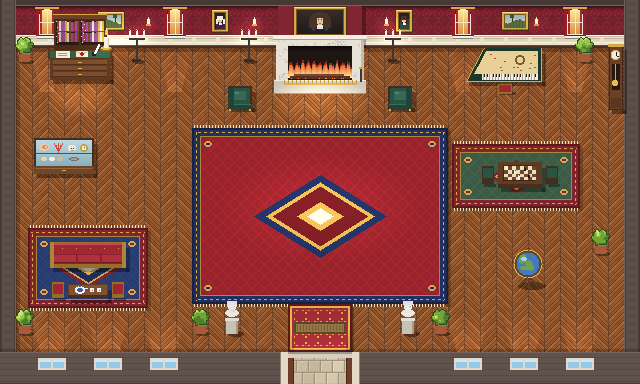

The Python source for this figure:
#!/usr/bin/env python3
# Innenraum Historischer Salon: 40 x 24 Kacheln a 16 px, Topdown, gleiche Bausteine wie die anderen Raeume.
# Aufruf: python3 innen/salon.py
# Ausgabe: salon.png, salon_2x.png, salon_kollision.png, salon.json und salon_daten.js

import json, math, os, random, sys

HERE = os.path.dirname(os.path.abspath(__file__))
sys.path.insert(0, HERE)
sys.path.insert(0, os.path.join(HERE, "..", "welt"))
import generator as G  # noqa: E402
import observatorium as O  # noqa: E402  (Moebel und Wandbausteine)

T = 16
W, H = 40, 24
PW, PH = W * T, H * T
cv = G.Canvas(PW, PH)
G.cv = O.cv = cv
h2, mul, jit, lerp = G.h2, G.mul, G.jit, G.lerp
DARK = G.DARK

# ---------------------------------------------------------------- Raster
# '#' Boden, 'X' Wand/Moebel, 'A' Ausgang, 'S' Eintrittsstelle, 'I' Interaktionsflaeche
grid = [["#"] * W for _ in range(H)]

def fill(x0, y0, x1, y1, t):
    for y in range(y0, y1 + 1):
        for x in range(x0, x1 + 1):
            grid[y][x] = t

fill(0, 0, W - 1, 2, "X")
fill(0, 0, 0, H - 1, "X")
fill(W - 1, 0, W - 1, H - 1, "X")
fill(0, 22, W - 1, H - 1, "X")
fill(18, 22, 21, 22, "A")
fill(18, 20, 21, 20, "S")

# Interaktionspunkte: Objekt (blockiert) und freie Flaeche davor (begehbar, 'I').
# sekretaer: Brief der Akademie mit dem Analyseauftrag, hier wird auch geschrieben (markiert, leuchtet zuerst)
# kamin: hier erscheint der Geist des Philosophen und gibt Rueckmeldung
INTERAKTIONEN = [
    {"id": "sekretaer", "objekt": (3, 3, 6, 4), "flaeche": (3, 5, 6, 6), "markiert": True},
    {"id": "kamin", "objekt": (17, 3, 22, 5), "flaeche": (18, 6, 21, 6), "markiert": False},
]
# Fusspunkt des Geistes vor dem Kamin (Kachelkoordinaten, x zwischen zwei Kacheln)
GEIST = {"x": 19.5, "y": 5}

objs = []

def block(x0, y0, w, h, fn):
    for y in range(y0, y0 + h):
        for x in range(x0, x0 + w):
            assert grid[y][x] == "#", ("belegt", x, y)
            grid[y][x] = "X"
    objs.append(((y0 + h) * T, fn))

def mk(f, *a):
    return lambda: f(*a)

# ---------------------------------------------------------------- Boden: Fischgraetparkett
def herringbone(x, y):
    """Fischgraet: Staebe 16 x 4 px, abwechselnd nach rechts und links geneigt."""
    col = x // 16
    ly = (y + (x % 16) * (1 if col % 2 == 0 else -1)) % 64
    k = ly // 4
    base = [(150, 92, 52), (136, 82, 46), (162, 102, 58), (144, 88, 50)][(k + col * 3) % 4]
    c = jit(base, (h2(x // 3, k + col * 17, 31) - 0.5) * 10)
    if ly % 4 == 3:
        return mul(base, 0.7)
    if x % 16 == 0:
        return mul(base, 0.76)
    if ly % 4 == 0:
        c = mul(c, 1.08)
    return c

def floor_pass():
    b = cv.b
    for y in range(PH):
        for x in range(PW):
            c = herringbone(x, y)
            i = (y * PW + x) * 3
            b[i] = c[0]; b[i + 1] = c[1]; b[i + 2] = c[2]

def pool(cx, cy, rx, ry, f):
    for py in range(int(cy - ry), int(cy + ry) + 1):
        for px in range(int(cx - rx), int(cx + rx) + 1):
            d = ((px - cx) / rx) ** 2 + ((py - cy) / ry) ** 2
            if d < 1:
                cv.shade(px, py, 1 + (f - 1) * (1 - d) ** 1.5)

# ---------------------------------------------------------------- Teppiche
def persian(x, y, w, h, feld=(150, 36, 44), rand=(34, 48, 96), gold=(214, 170, 80)):
    """Orientteppich mit Bordueren, Mittelmedaillon und Fransen an den Schmalseiten."""
    cv.shade_rect(x + 3, y + 3, w, h, 0.8)
    for fx in range(x + 2, x + w - 2, 3):
        cv.rect(fx, y - 3, 1, 3, (236, 226, 200))
        cv.rect(fx, y + h, 1, 3, (236, 226, 200))
    cv.rect(x, y, w, h, mul(rand, 0.7))
    cv.rect(x + 2, y + 2, w - 4, h - 4, rand)
    for px in range(x + 3, x + w - 3):
        for py in (y + 4, y + h - 5):
            if (px // 3) % 2 == 0:
                cv.set(px, py, gold)
    for py in range(y + 3, y + h - 3):
        for px in (x + 4, x + w - 5):
            if (py // 3) % 2 == 0:
                cv.set(px, py, gold)
    cv.rect(x + 8, y + 8, w - 16, h - 16, mul(gold, 0.8))
    cv.rect(x + 9, y + 9, w - 18, h - 18, feld)
    cx, cy = x + w / 2, y + h / 2
    for py in range(y + 10, y + h - 10):
        for px in range(x + 10, x + w - 10):
            if (px + py) % 12 == 0 or (px - py) % 12 == 0:
                cv.set(px, py, mul(feld, 1.18))
    rx, ry = min(w, h * 1.6) * 0.26, min(h, w / 1.6) * 0.26
    for py in range(int(cy - ry) - 1, int(cy + ry) + 2):
        for px in range(int(cx - rx) - 1, int(cx + rx) + 2):
            d = abs(px - cx) / rx + abs(py - cy) / ry
            if d < 1:
                c = rand if d > 0.82 else (gold if d > 0.72 else (mul(feld, 0.78) if d > 0.35 else gold))
                if d < 0.2:
                    c = (236, 226, 200)
                cv.set(px, py, c)
    for sx, sy in ((1, 1), (-1, 1), (1, -1), (-1, -1)):
        ex, ey = cx + sx * (w / 2 - 16), cy + sy * (h / 2 - 16)
        cv.ellipse(ex, ey, 4, 3, gold)
        cv.ellipse(ex, ey, 2, 1.5, rand)

# ---------------------------------------------------------------- Waende
DAMAST = (118, 34, 46)
PANEEL = (236, 226, 204)

def damask_wall(x, y, w, h):
    """Rote Seidentapete mit Rautenmuster, darunter weisse Wandvertaefelung."""
    for py in range(y, y + h):
        for px in range(x, x + w):
            u, v = px % 12, (py - y) % 14
            d = abs(u - 6) / 6 + abs(v - 7) / 7
            c = mul(DAMAST, 0.95 + G.vnoise(px, py, 6, 40) * 0.08)
            if 0.78 < d < 0.92 or (d < 0.25 and (u + v) % 2 == 0):
                c = mul(DAMAST, 1.28)
            cv.set(px, py, c)
    for i, f in enumerate((0.5, 0.66, 0.8, 0.9)):
        cv.shade_rect(x, y + i, w, 1, f)

def gilt_frame(x, y, w, h, inner=None):
    cv.rect(x - 1, y - 1, w + 2, h + 2, (70, 48, 20))
    cv.rect(x, y, w, h, (214, 170, 72))
    cv.rect(x, y, w, 1, (250, 222, 130))
    cv.rect(x, y + h - 1, w, 1, (150, 110, 40))
    cv.rect(x + 2, y + 2, w - 4, h - 4, (120, 86, 30))
    if inner:
        cv.rect(x + 3, y + 3, w - 6, h - 6, inner)

def landscape(x, y, w, h, seed):
    """Kleines Oelbild: Himmel, Huegel, ein Baum."""
    gilt_frame(x, y, w, h)
    ix, iy, iw, ih = x + 3, y + 3, w - 6, h - 6
    for py in range(iy, iy + ih):
        t = (py - iy) / ih
        cv.rect(ix, py, iw, 1, lerp((150, 180, 196), (228, 206, 150), t))
    rng = random.Random(seed)
    base = iy + ih * 0.55
    for px in range(ix, ix + iw):
        top = int(base + math.sin(px * 0.25 + seed) * 2 + rng.random())
        cv.rect(px, top, 1, iy + ih - top, (86, 110, 64) if px % 3 else (74, 96, 56))
    tx = ix + 3 + rng.randint(0, max(1, iw - 8))
    cv.rect(tx + 1, int(base) - 3, 1, 4, (70, 50, 34))
    cv.ellipse(tx + 1, int(base) - 5, 2.5, 2.5, (60, 84, 50))

def small_portrait(x, y, w, h, coat, hair):
    gilt_frame(x, y, w, h, (40, 32, 30))
    cx = x + w // 2
    cv.rect(cx - 4, y + h - 8, 9, 5, coat)
    cv.rect(cx - 1, y + h - 9, 3, 2, (236, 232, 222))
    cv.ellipse(cx, y + h - 12, 2.5, 3, (226, 190, 160))
    cv.ellipse(cx, y + h - 14, 3.5, 2.5, hair)
    cv.rect(cx - 4, y + h - 13, 2, 5, hair)
    cv.rect(cx + 3, y + h - 13, 2, 5, hair)

def sconce(cx, cy):
    O.glow(cx, cy, 20, 1.25)
    cv.rect(cx - 2, cy + 2, 5, 2, (200, 160, 60))
    cv.rect(cx - 1, cy - 3, 3, 5, (246, 240, 224))
    cv.set(cx, cy - 5, (255, 214, 90))
    cv.set(cx, cy - 4, (255, 240, 170))

def back_wall():
    hh = 3 * T
    cv.rect(0, 0, PW, 6, O.CAP)
    cv.rect(0, 5, PW, 1, O.CAP_L)
    damask_wall(0, 6, PW, hh - 6)
    # Vertaefelung unten mit Feldern
    py0 = hh - 13
    cv.rect(0, py0, PW, 10, PANEEL)
    cv.rect(0, py0, PW, 1, (252, 246, 232))
    cv.rect(0, py0 + 1, PW, 1, (200, 188, 164))
    for px in range(4, PW - 8, 24):
        cv.rect(px, py0 + 3, 20, 5, (226, 214, 188))
        cv.rect(px, py0 + 3, 20, 1, (196, 182, 156))
        cv.rect(px, py0 + 7, 20, 1, (250, 244, 228))
    # Fenster mit roten Vorhaengen wie an der Fassade, dazwischen Bilder und Wandleuchter
    fenster = [2 * T + 8, 10 * T + 8, 28 * T + 8, 35 * T + 8]
    for fx in fenster:
        G.window(fx, 10, 14, 24, "lit", arch=True, curtain=(170, 40, 50))
        cv.rect(fx - 4, 8, 3, 28, (150, 30, 42))
        cv.rect(fx + 15, 8, 3, 28, (150, 30, 42))
        cv.rect(fx - 5, 7, 24, 2, (214, 170, 72))
    landscape(6 * T + 2, 12, 26, 18, 3)
    small_portrait(13 * T + 4, 10, 16, 22, (60, 40, 70), (240, 236, 228))
    small_portrait(25 * T - 4, 10, 16, 22, (40, 70, 60), (70, 50, 40))
    landscape(31 * T + 6, 12, 26, 18, 7)
    for sx in (9 * T + 4, 16 * T - 2, 24 * T + 2, 33 * T + 8):
        sconce(sx, 22)
    cv.rect(0, hh - 3, PW, 3, (74, 46, 30))
    cv.rect(0, hh - 3, PW, 1, (110, 72, 44))
    cv.shade_rect(0, hh, PW, 4, 0.78)
    for fx in fenster:
        O.light_pool(fx, fx + 14, hh + 44, 44)

# ---------------------------------------------------------------- Kamin mit grossem Portraet
def fireplace():
    """Kaminvorsprung in der Rueckwand, grosses Portraet darueber, Feuerstelle auf dem Boden."""
    x0, x1 = 17 * T, 23 * T
    # Kaminvorsprung (etwas heller, wirft Schatten)
    cv.rect(x0 + 6, 6, x1 - x0 - 12, 3 * T - 6, mul(DAMAST, 1.1))
    cv.shade_rect(x1 - 6, 8, 4, 3 * T - 8, 0.7)
    # grosses Portraet: dunkler Grund, Gelehrter mit Allongeperuecke
    px, py, pw, ph = 18 * T + 6, 7, 4 * T - 12, 30
    gilt_frame(px, py, pw, ph, (34, 28, 30))
    for yy in range(py + 3, py + ph - 3):
        t = (yy - py) / ph
        cv.rect(px + 3, yy, pw - 6, 1, lerp((58, 46, 42), (26, 22, 24), t))
    cx = px + pw // 2
    cv.rect(cx - 12, py + ph - 11, 24, 8, (30, 30, 40))          # dunkler Rock
    cv.rect(cx - 12, py + ph - 11, 24, 1, (60, 60, 76))
    cv.rect(cx - 3, py + ph - 12, 6, 4, (236, 232, 222))          # Halsbinde
    cv.ellipse(cx, py + 13, 4, 5, (226, 190, 160))                # Gesicht
    cv.set(cx - 2, py + 12, (60, 40, 30)); cv.set(cx + 1, py + 12, (60, 40, 30))
    cv.rect(cx - 1, py + 16, 2, 1, (170, 110, 90))
    for dx, ry in ((-6, 9), (6, 9), (-8, 7), (8, 7)):             # Locken der Peruecke
        cv.ellipse(cx + dx, py + 15, 3, ry, (70, 52, 40))
    cv.ellipse(cx, py + 8, 6, 3, (70, 52, 40))
    cv.set(cx - 3, py + 7, (110, 84, 62))
    # Kaminsims aus Marmor
    mx0, mx1, my = x0 + 4, x1 - 4, 2 * T + 6
    cv.rect(mx0 - 3, my - 3, mx1 - mx0 + 6, 5, (246, 240, 228))
    cv.rect(mx0 - 3, my + 1, mx1 - mx0 + 6, 1, (170, 160, 146))
    cv.rect(mx0, my + 2, mx1 - mx0, 5 * T - my - 2, (232, 226, 214))
    for yy in range(my + 2, 5 * T):
        for xx in range(mx0, mx1):
            if G.vnoise(xx, yy, 5, 17) > 0.62 and h2(xx, yy, 3) < 0.4:
                cv.set(xx, yy, (200, 196, 190))
    cv.rect(mx1 - 3, my + 2, 3, 5 * T - my - 2, (196, 188, 174))
    # Feueroeffnung mit Glut und Flammen
    ox0, ox1, oy0, oy1 = mx0 + 12, mx1 - 12, my + 8, 5 * T
    cv.rect(ox0, oy0, ox1 - ox0, oy1 - oy0, (30, 22, 20))
    for yy in range(oy0, oy0 + 6):
        cv.rect(ox0, yy, ox1 - ox0, 1, lerp((16, 12, 12), (30, 22, 20), (yy - oy0) / 6))
    for k in range(ox1 - ox0):
        hgt = int(8 + 7 * abs(math.sin(k * 0.55)) + h2(k, 1, 44) * 4)
        for j in range(hgt):
            t = j / hgt
            c = lerp((255, 236, 150), (220, 70, 30), t)
            if t > 0.8:
                c = (150, 40, 24)
            cv.set(ox0 + k, oy1 - 3 - j, c)
    cv.rect(ox0 + 2, oy1 - 4, ox1 - ox0 - 4, 3, (90, 50, 36))       # Holzscheite
    cv.rect(ox0 + 6, oy1 - 6, ox1 - ox0 - 14, 2, (120, 70, 44))
    for k in range(10):
        cv.set(ox0 + 3 + int(h2(k, 2, 45) * (ox1 - ox0 - 6)), oy1 - 2, (255, 150, 60))
    # Herdplatte, Messinggitter und Feuerschein
    cv.rect(x0 + 2, 5 * T, x1 - x0 - 4, T - 2, (206, 198, 186))
    cv.rect(x0 + 2, 5 * T, x1 - x0 - 4, 1, (240, 236, 226))
    cv.rect(x0 + 2, 6 * T - 3, x1 - x0 - 4, 1, (150, 142, 130))
    cv.rect(ox0 - 4, 5 * T + 3, ox1 - ox0 + 8, 2, (214, 170, 72))
    for xx in range(ox0 - 4, ox1 + 5, 4):
        cv.rect(xx, 5 * T, 1, 4, (190, 150, 60))
    cv.rect(ox1 + 8, 5 * T - 12, 2, 14, (60, 54, 54))                 # Schuerhaken
    cv.rect(ox1 + 7, 5 * T - 13, 4, 2, (214, 170, 72))
    pool((ox0 + ox1) / 2, 6 * T + 6, 58, 28, 1.3)

# ---------------------------------------------------------------- Moebel
def wing_chair(tx, ty, facing):
    """Ohrensessel, schraeg zum Kamin gedreht (facing -1: nach links oben, 1: nach rechts oben)."""
    x, y = tx * T + 2, ty * T + 2
    O.shadow_box(x + 2, y + 4, 24, 22)
    cv.rect(x + 2, y + 4, 24, 24, (70, 44, 28))
    cv.rect(x + 4, y + 6, 20, 18, (40, 84, 70))
    cv.rect(x + 3, y + 22, 22, 6, (32, 68, 56))
    cv.rect(x + 3, y + 22, 22, 1, (60, 110, 92))
    side = x + 2 if facing > 0 else x + 20
    cv.rect(side, y + 6, 6, 18, (32, 68, 56))
    cv.rect(x + 8, y + 9, 12, 9, (54, 104, 86))
    cv.rect(x + 9, y + 10, 4, 2, (80, 132, 112))
    for lx in (x + 3, x + 23):
        cv.rect(lx, y + 27, 2, 2, (214, 170, 72))

def settee_group(tx, ty):
    """Kanapee mit Teetisch und zwei Stuehlen: Tee kam um 1660 in Londoner Salons in Mode."""
    x, y = tx * T, ty * T
    # Kanapee
    O.shadow_box(x + 2, y + 2, 5 * T - 4, 26)
    cv.rect(x + 2, y + 2, 5 * T - 4, 26, (150, 110, 40))
    cv.rect(x + 4, y + 4, 5 * T - 8, 10, (160, 40, 52))
    cv.rect(x + 4, y + 4, 5 * T - 8, 1, (200, 70, 80))
    for px in range(x + 14, x + 5 * T - 8, 14):
        cv.set(px, y + 8, (214, 170, 72))
    cv.rect(x + 4, y + 14, 5 * T - 8, 10, (140, 32, 44))
    for k in range(3):
        cv.rect(x + 6 + k * 24, y + 15, 22, 8, (176, 48, 60))
        cv.rect(x + 6 + k * 24, y + 22, 22, 1, (110, 24, 34))
    cv.rect(x + 2, y + 2, 4, 26, (176, 132, 56))
    cv.rect(x + 5 * T - 6, y + 2, 4, 26, (176, 132, 56))
    # Teetisch mit Service
    t0 = y + 3 * T - 4
    O.shadow_box(x + 20, t0, 40, 16)
    cv.rect(x + 20, t0, 40, 14, (96, 60, 36))
    cv.rect(x + 21, t0 + 1, 38, 10, (128, 82, 48))
    cv.rect(x + 20, t0 + 11, 40, 3, (74, 46, 28))
    cv.ellipse(x + 32, t0 + 6, 5, 4, (240, 242, 248))                # Teekanne blau-weiss
    cv.ellipse(x + 32, t0 + 6, 3, 2, (60, 90, 170))
    cv.rect(x + 37, t0 + 4, 3, 1, (240, 242, 248))
    cv.rect(x + 31, t0 + 1, 2, 2, (60, 90, 170))
    for dx in (44, 51):
        cv.ellipse(x + dx, t0 + 6, 2.5, 2, (240, 242, 248))
        cv.set(x + dx, t0 + 6, (140, 90, 50))
    # Stuehle links und rechts
    for sx in (x + 4, x + 5 * T - 16):
        cv.shade_rect(sx + 2, t0 + 14, 12, 3, 0.66)
        cv.rect(sx, t0 - 2, 12, 16, (150, 110, 40))
        cv.rect(sx + 1, t0, 10, 10, (160, 40, 52))

def harpsichord(tx, ty):
    """Cembalo von oben: Fluegelform, geoeffneter Deckel mit bemaltem Resonanzboden, Hocker davor."""
    x, y = tx * T + 2, ty * T
    w, h = 5 * T - 4, 2 * T + 2
    O.shadow_box(x, y, w, h)
    for py in range(y, y + h):
        # Fluegelform: rechts laenger, links verjuengt
        t = (py - y) / h
        left = x + int((1 - t) * 18)
        cv.rect(left, py, x + w - left, 1, (26, 56, 44))
        cv.set(left, py, (214, 170, 72))
    cv.rect(x, y + h - 1, w, 1, (214, 170, 72))
    cv.rect(x + w - 1, y, 1, h, (214, 170, 72))
    for py in range(y + 3, y + h - 8):
        t = (py - y) / h
        left = x + int((1 - t) * 18) + 4
        cv.rect(left, py, x + w - 4 - left, 1, (232, 208, 150))
    rng = random.Random(21)
    for _ in range(14):
        fx, fy = x + 24 + rng.randint(0, w - 32), y + 6 + rng.randint(0, h - 18)
        cv.set(fx, fy, (190, 60, 70)); cv.set(fx + 1, fy, (90, 140, 80))
    cv.ellipse(x + w - 22, y + 12, 5, 5, (120, 90, 50))               # Rosette
    cv.ellipse(x + w - 22, y + 12, 3, 3, (232, 208, 150))
    # Tastatur
    ky = y + h - 8
    cv.rect(x + 16, ky, w - 20, 6, (246, 240, 226))
    for k in range(x + 17, x + w - 5, 3):
        cv.rect(k, ky, 1, 6, (170, 160, 140))
        if (k // 3) % 7 not in (2, 6):
            cv.rect(k + 1, ky, 1, 3, (30, 26, 26))
    # Hocker
    cv.shade_rect(x + w // 2 - 4, y + h + 10, 16, 3, 0.66)
    cv.rect(x + w // 2 - 6, y + h + 2, 14, 10, (150, 110, 40))
    cv.rect(x + w // 2 - 5, y + h + 3, 12, 7, (160, 40, 52))

def chess_table(tx, ty):
    """Spieltisch mit Schachbrett und zwei Stuehlen: das Spiel der Vernunft."""
    x, y = tx * T, ty * T
    for sx in (x + 2, x + 5 * T - 14):
        cv.shade_rect(sx + 2, y + 24, 12, 3, 0.66)
        cv.rect(sx, y + 6, 12, 18, (70, 44, 28))
        cv.rect(sx + 1, y + 8, 10, 10, (40, 84, 70))
    bx, by, bw = x + 18, y + 2, 2 * T + 12   # Platte zwischen den Stuehlen
    O.shadow_box(bx, by, bw, 26)
    cv.rect(bx, by, bw, 26, (96, 60, 36))
    cv.rect(bx, by + 22, bw, 4, (74, 46, 28))
    cv.rect(bx + 5, by + 3, 32, 16, (60, 40, 26))
    for r in range(4):
        for c in range(8):
            cv.rect(bx + 6 + c * 4, by + 4 + r * 4 - (1 if r == 3 else 0), 4, 4 if r < 3 else 3,
                    (236, 222, 190) if (r + c) % 2 == 0 else (110, 70, 40))
    for fx, fy, col in ((bx + 8, by + 5, (246, 244, 236)), (bx + 16, by + 9, (246, 244, 236)),
                        (bx + 26, by + 6, (30, 26, 26)), (bx + 30, by + 13, (30, 26, 26)), (bx + 20, by + 14, (246, 244, 236))):
        cv.rect(fx, fy, 2, 3, col)
        cv.set(fx, fy - 1, col)

def curiosity_cabinet(tx, ty):
    """Vitrine mit Kuriositaeten: Nautilus, Koralle, Muscheln, Kompass, Schaedel."""
    x, y, w, h = tx * T + 2, ty * T - 6, 4 * T - 4, 2 * T + 4
    O.shadow_box(x, y, w, h)
    cv.rect(x, y, w, h, (70, 44, 28))
    cv.rect(x + 2, y + 2, w - 4, h - 10, (150, 190, 200))
    for py in range(y + 2, y + h - 8):
        cv.rect(x + 2, py, w - 4, 1, lerp((190, 222, 230), (120, 160, 176), (py - y) / h))
    cv.rect(x + 2, y + 15, w - 4, 1, (110, 72, 44))
    cv.ellipse(x + 10, y + 9, 5, 4, (236, 200, 170))                  # Nautilus
    cv.ellipse(x + 11, y + 9, 3, 2.5, (210, 150, 110))
    cv.ellipse(x + 12, y + 9, 1.3, 1.2, (236, 200, 170))
    for k in range(5):                                                # Koralle
        cv.line(x + 24, y + 14, x + 20 + k * 2, y + 5 + (k % 2) * 2, (220, 70, 60))
    cv.ellipse(x + 38, y + 10, 4, 3.5, (236, 230, 214))                # Schaedel
    cv.set(x + 37, y + 10, (60, 50, 50)); cv.set(x + 39, y + 10, (60, 50, 50))
    cv.rect(x + 37, y + 12, 3, 1, (170, 160, 146))
    cv.ellipse(x + 50, y + 10, 4, 4, (200, 160, 60))                  # Kompass
    cv.ellipse(x + 50, y + 10, 2.5, 2.5, (240, 236, 220))
    cv.set(x + 50, y + 9, (180, 40, 40))
    for k, col in enumerate(((236, 210, 180), (250, 236, 220), (220, 180, 150))):
        cv.ellipse(x + 10 + k * 8, y + 21, 3, 2, col)                 # Muscheln
    cv.ellipse(x + 40, y + 21, 5, 2, (120, 110, 100))                  # Fossil
    cv.ellipse(x + 40, y + 21, 3, 1.2, (170, 160, 146))
    cv.rect(x, y + h - 8, w, 8, (110, 70, 42))
    cv.rect(x + 2, y + h - 6, w - 4, 1, (150, 100, 60))
    cv.rect(x + w // 2 - 2, y + h - 4, 4, 1, (214, 170, 72))

def longcase_clock(tx, ty):
    """Standuhr mit Pendel: Huygens' Pendeluhr, die Zeit der neuen Wissenschaft."""
    x, y, w = tx * T + 1, ty * T - 20, T - 2
    h = 3 * T + 18
    O.shadow_box(x, y, w, h)
    cv.rect(x, y, w, h, (70, 40, 26))
    cv.rect(x + 1, y + 1, w - 2, h - 2, (108, 64, 38))
    cv.rect(x - 1, y, w + 2, 3, (214, 170, 72))
    cv.ellipse(x + w / 2 - 0.5, y + 11, 5, 5, (214, 170, 72))
    cv.ellipse(x + w / 2 - 0.5, y + 11, 4, 4, (244, 238, 220))
    cv.line(x + w / 2 - 0.5, y + 11, x + w / 2 - 0.5, y + 8, (30, 26, 26))
    cv.line(x + w / 2 - 0.5, y + 11, x + w / 2 + 2, y + 12, (30, 26, 26))
    cv.rect(x + 3, y + 20, w - 6, 26, (40, 24, 18))
    cv.rect(x + w // 2 - 1, y + 20, 1, 18, (214, 170, 72))
    cv.ellipse(x + w / 2 - 1, y + 39, 3, 3, (230, 190, 80))
    cv.rect(x + 2, y + h - 12, w - 4, 10, (90, 54, 32))

def secretary(tx, ty):
    """Sekretaer mit Aufsatzschrank und aufgeklappter Schreibplatte. Darauf der gesiegelte Brief der Akademie."""
    x, y, w = tx * T + 2, ty * T, 4 * T - 4
    # Aufsatz mit Buechern ragt vor die Wand
    top = y - 30
    cv.rect(x + 4, top, w - 8, 32, (74, 44, 26))
    cv.rect(x + 3, top - 3, w - 6, 4, (110, 66, 38))
    cv.rect(x + 3, top - 4, w - 6, 1, (214, 170, 72))
    for side in (x + 6, x + w // 2 + 1):
        cv.rect(side, top + 3, w // 2 - 7, 24, (40, 26, 18))
        for bx in range(side + 1, side + w // 2 - 8, 2):
            col = G.BOOKS[int(h2(bx, top, 71) * len(G.BOOKS))]
            hh = 9 + int(h2(bx, 2, 71) * 2)
            cv.rect(bx, top + 13 - hh, 2, hh, col)
            cv.rect(bx, top + 24 - hh, 2, hh, mul(col, 0.9))
        cv.rect(side, top + 13, w // 2 - 7, 1, (110, 66, 38))
        for k in range(0, 24, 3):
            cv.set(side + (k % 5), top + 3 + k, (200, 230, 240))     # Glanz auf den Glastueren
    # Unterbau mit Schubladen
    O.shadow_box(x, y + 2, w, 2 * T - 2)
    cv.rect(x, y + 2, w, 2 * T - 2, (96, 58, 34))
    for k in range(3):
        dy = y + 12 + k * 6
        cv.rect(x + 3, dy, w - 6, 5, (124, 76, 44))
        cv.rect(x + 3, dy + 4, w - 6, 1, (80, 48, 28))
        cv.rect(x + w // 2 - 2, dy + 2, 4, 1, (214, 170, 72))
    # aufgeklappte Schreibplatte mit gruenem Leder
    cv.rect(x - 2, y + 2, w + 4, 9, (86, 52, 30))
    cv.rect(x, y + 3, w, 7, (48, 98, 72))
    cv.rect(x + 6, y + 3, 14, 7, (246, 238, 214))                    # Papier
    for ly in range(y + 5, y + 9, 2):
        cv.rect(x + 8, ly, 9, 1, (170, 156, 130))
    cv.rect(x + 26, y + 3, 12, 6, (238, 226, 196))                    # Brief der Akademie
    cv.line(x + 26, y + 3, x + 32, y + 6, (200, 186, 156))
    cv.line(x + 37, y + 3, x + 32, y + 6, (200, 186, 156))
    cv.ellipse(x + 32, y + 6, 2, 2, (170, 30, 36))                    # rotes Wachssiegel
    cv.ellipse(x + 44, y + 6, 2.5, 2.5, (30, 30, 40))                 # Tintenfass
    cv.line(x + 44, y + 5, x + 49, y - 3, (246, 246, 240), 2)         # Feder

def pedestal_bust(tx, ty, bart):
    """Buste auf Saeulenstumpf. bart=True: antiker Philosoph."""
    O.bust(tx, ty)
    if bart:
        cx, b = tx * T + 8, ty * T + 14
        cv.ellipse(cx, b - 24, 3.5, 3, (226, 224, 220))
        cv.set(cx + 1, b - 23, (190, 188, 184))

def chandelier_light():
    """Kronleuchter in der Mitte: nur sein Lichtschein auf dem Teppich."""
    pool(20 * T, 13 * T, 110, 60, 1.18)

# ---------------------------------------------------------------- Einrichtung
# Links oben: Sekretaer mit dem Auftrag (Interaktion), links die Kuriositaeten
block(3, 3, 4, 2, mk(secretary, 3, 3))
block(1, 3, 1, 1, mk(O.plant, 1, 3))
block(8, 3, 1, 1, mk(O.candelabra, 8, 3))
block(2, 9, 4, 2, mk(curiosity_cabinet, 2, 9))
# Mitte oben: Kamin (Interaktion) mit zwei Ohrensesseln
block(17, 3, 6, 3, lambda: None)
block(14, 5, 2, 2, mk(wing_chair, 14, 5, 1))
block(24, 5, 2, 2, mk(wing_chair, 24, 5, -1))
block(15, 3, 1, 1, mk(O.candelabra, 15, 3))
block(24, 3, 1, 1, mk(O.candelabra, 24, 3))
# Rechts oben: Cembalo, Standuhr
block(29, 3, 5, 3, mk(harpsichord, 29, 3))
block(38, 4, 1, 2, mk(longcase_clock, 38, 4))
block(36, 3, 1, 1, mk(O.plant, 36, 3))
# Unten links: Kanapee mit Teetisch
block(3, 15, 5, 3, mk(settee_group, 3, 15))
block(1, 20, 1, 1, mk(O.plant, 1, 20))
# Unten rechts: Schachtisch, Vitrine mit Globus
block(30, 10, 5, 2, mk(chess_table, 30, 10))
block(32, 16, 2, 2, mk(O.globe, 32, 16))
block(37, 15, 1, 1, mk(O.plant, 37, 15))
# Eingang: Bueste eines antiken Philosophen und eines Neuzeitlichen, Pflanzen
block(14, 20, 1, 1, mk(pedestal_bust, 14, 20, True))
block(25, 20, 1, 1, mk(pedestal_bust, 25, 20, False))
block(12, 20, 1, 1, mk(O.plant, 12, 20))
block(27, 20, 1, 1, mk(O.plant, 27, 20))

for ia in INTERAKTIONEN:
    x0, y0, x1, y1 = ia["flaeche"]
    for y in range(y0, y1 + 1):
        for x in range(x0, x1 + 1):
            assert grid[y][x] == "#", ("Interaktionsflaeche belegt", ia["id"], x, y)
    fill(x0, y0, x1, y1, "I")


def render():
    floor_pass()
    persian(12 * T, 8 * T, 16 * T, 11 * T)
    persian(2 * T - 4, 14 * T + 4, 7 * T + 8, 5 * T, feld=(40, 60, 110), rand=(130, 36, 44))
    persian(28 * T + 4, 9 * T, 8 * T, 4 * T, feld=(60, 90, 70), rand=(130, 36, 44))
    O.runner(18 * T, 19 * T, 4 * T, 3 * T, (150, 40, 50))
    chandelier_light()
    back_wall()
    O.side_walls()
    O.front_wall()
    fireplace()
    for ia in INTERAKTIONEN:
        if ia["markiert"]:
            O.floor_glow(ia["flaeche"])
    for _, f in sorted(objs, key=lambda o: o[0]):
        f()
    for ia in INTERAKTIONEN:
        if ia["markiert"]:
            x0, y0, x1, y1 = ia["objekt"]
            O.marker_candle((x1 + 1) * T - 6, y0 * T - 2)


COLL = {"#": (40, 200, 80), "X": (220, 40, 40), "A": (230, 40, 220), "S": (40, 210, 230), "I": (250, 150, 30)}

def export():
    cv.save(os.path.join(HERE, "salon.png"))
    cv.save(os.path.join(HERE, "salon_2x.png"), 2)
    ov = G.Canvas(PW, PH)
    ov.b[:] = cv.b
    for ty in range(H):
        for tx in range(W):
            c = COLL[grid[ty][tx]]
            for py in range(ty * T, ty * T + T):
                for px in range(tx * T, tx * T + T):
                    edge = px % T == 0 or py % T == 0
                    ov.set(px, py, lerp(ov.get(px, py), c, 0.8 if edge else 0.5))
    ov.save(os.path.join(HERE, "salon_kollision.png"), 2)
    data = {
        "name": "salon",
        "kachelgroesse": T, "breite": W, "hoehe": H,
        "legende": {"#": "Boden, begehbar", "X": "Wand oder Moebel", "A": "Ausgang (Tuer nach draussen)",
                    "S": "Eintrittsstelle, begehbar", "I": "Interaktionsflaeche vor einem Objekt, begehbar"},
        "eintritt": {"x": 19, "y": 20, "blick": "up"},
        "ausgang": [{"x": x, "y": 22} for x in range(18, 22)],
        "interaktionen": [{"id": ia["id"], "markiert": ia["markiert"],
                           "flaeche": dict(zip(("x0", "y0", "x1", "y1"), ia["flaeche"])),
                           "objekt": dict(zip(("x0", "y0", "x1", "y1"), ia["objekt"]))}
                          for ia in INTERAKTIONEN],
        "geist": GEIST,
        "raster": ["".join(r) for r in grid],
    }
    with open(os.path.join(HERE, "salon.json"), "w", encoding="utf-8") as f:
        json.dump(data, f, ensure_ascii=False, indent=1)
    with open(os.path.join(HERE, "salon_daten.js"), "w", encoding="utf-8") as f:
        f.write("window.INNEN = window.INNEN || {};\nwindow.INNEN.salon = " + json.dumps(data, ensure_ascii=False) + ";\n")


if __name__ == "__main__":
    render()
    export()
    print("Fertig:", PW, "x", PH)
